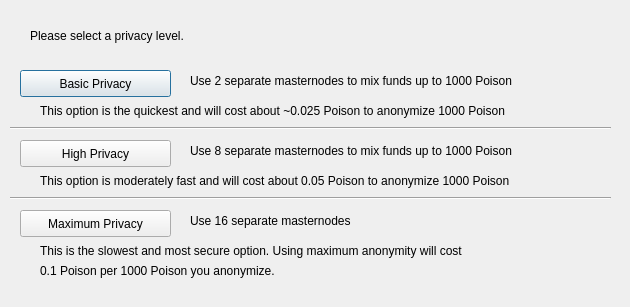
<?xml version="1.0" encoding="UTF-8"?>
<ui version="4.0">
 <class>DarksendConfig</class>
 <widget class="QDialog" name="DarksendConfig">
  <property name="geometry">
   <rect>
    <x>0</x>
    <y>0</y>
    <width>630</width>
    <height>307</height>
   </rect>
  </property>
  <property name="windowTitle">
   <string>Configure Darksend</string>
  </property>
  <widget class="QPushButton" name="buttonBasic">
   <property name="geometry">
    <rect>
     <x>20</x>
     <y>70</y>
     <width>151</width>
     <height>27</height>
    </rect>
   </property>
   <property name="text">
    <string>Basic Privacy</string>
   </property>
  </widget>
  <widget class="QPushButton" name="buttonHigh">
   <property name="geometry">
    <rect>
     <x>20</x>
     <y>140</y>
     <width>151</width>
     <height>27</height>
    </rect>
   </property>
   <property name="text">
    <string>High Privacy</string>
   </property>
  </widget>
  <widget class="QPushButton" name="buttonMax">
   <property name="geometry">
    <rect>
     <x>20</x>
     <y>210</y>
     <width>151</width>
     <height>27</height>
    </rect>
   </property>
   <property name="text">
    <string>Maximum Privacy</string>
   </property>
  </widget>
  <widget class="QLabel" name="label">
   <property name="geometry">
    <rect>
     <x>30</x>
     <y>20</y>
     <width>571</width>
     <height>31</height>
    </rect>
   </property>
   <property name="text">
    <string>Please select a privacy level.</string>
   </property>
  </widget>
  <widget class="QLabel" name="label_2">
   <property name="geometry">
    <rect>
     <x>190</x>
     <y>70</y>
     <width>421</width>
     <height>21</height>
    </rect>
   </property>
   <property name="text">
    <string>Use 2 separate masternodes to mix funds up to 1000 Poison</string>
   </property>
  </widget>
  <widget class="QLabel" name="label_3">
   <property name="geometry">
    <rect>
     <x>190</x>
     <y>140</y>
     <width>411</width>
     <height>21</height>
    </rect>
   </property>
   <property name="text">
    <string>Use 8 separate masternodes to mix funds up to 1000 Poison</string>
   </property>
  </widget>
  <widget class="QLabel" name="label_4">
   <property name="geometry">
    <rect>
     <x>190</x>
     <y>210</y>
     <width>421</width>
     <height>21</height>
    </rect>
   </property>
   <property name="text">
    <string>Use 16 separate masternodes</string>
   </property>
  </widget>
  <widget class="QLabel" name="label_6">
   <property name="geometry">
    <rect>
     <x>40</x>
     <y>100</y>
     <width>561</width>
     <height>21</height>
    </rect>
   </property>
   <property name="text">
    <string>This option is the quickest and will cost about ~0.025 Poison to anonymize 1000 Poison</string>
   </property>
  </widget>
  <widget class="QLabel" name="label_7">
   <property name="geometry">
    <rect>
     <x>40</x>
     <y>170</y>
     <width>561</width>
     <height>21</height>
    </rect>
   </property>
   <property name="text">
    <string>This option is moderately fast and will cost about 0.05 Poison to anonymize 1000 Poison</string>
   </property>
  </widget>
  <widget class="QLabel" name="label_8">
   <property name="geometry">
    <rect>
     <x>40</x>
     <y>240</y>
     <width>561</width>
     <height>21</height>
    </rect>
   </property>
   <property name="text">
    <string>This is the slowest and most secure option. Using maximum anonymity will cost</string>
   </property>
  </widget>
  <widget class="QLabel" name="label_9">
   <property name="geometry">
    <rect>
     <x>40</x>
     <y>260</y>
     <width>561</width>
     <height>21</height>
    </rect>
   </property>
   <property name="text">
    <string>0.1 Poison per 1000 Poison you anonymize.</string>
   </property>
  </widget>
  <widget class="Line" name="line">
   <property name="geometry">
    <rect>
     <x>10</x>
     <y>120</y>
     <width>601</width>
     <height>16</height>
    </rect>
   </property>
   <property name="orientation">
    <enum>Qt::Horizontal</enum>
   </property>
  </widget>
  <widget class="Line" name="line_2">
   <property name="geometry">
    <rect>
     <x>10</x>
     <y>190</y>
     <width>601</width>
     <height>16</height>
    </rect>
   </property>
   <property name="orientation">
    <enum>Qt::Horizontal</enum>
   </property>
  </widget>
 </widget>
 <resources/>
 <connections/>
</ui>
